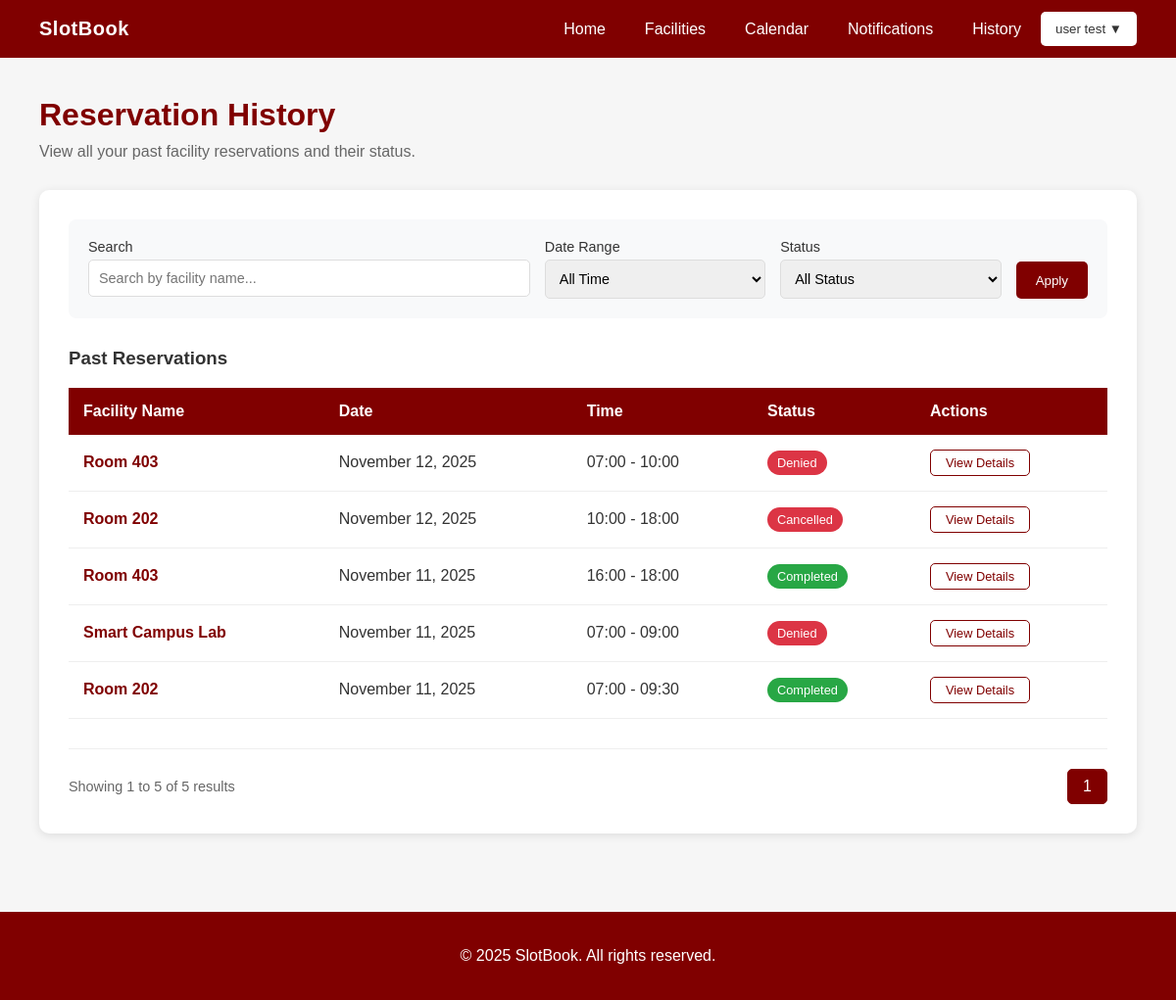
The page /slotbook/history.php (signed in) on the database its author committed.
### tables this page shows
CREATE TABLE `reservations` (
  `id` int(11) NOT NULL,
  `user_id` int(11) NOT NULL,
  `facility_id` int(11) NOT NULL,
  `date` date NOT NULL,
  `start_time` time NOT NULL,
  `end_time` time NOT NULL,
  `status` enum('pending','approved','denied','cancelled') DEFAULT 'pending',
  `cancelled_by` int(11) DEFAULT NULL,
  `cancelled_at` timestamp NULL DEFAULT NULL,
  `created_at` timestamp NOT NULL DEFAULT current_timestamp()
);

CREATE TABLE `facilities` (
  `id` int(11) NOT NULL,
  `name` varchar(200) NOT NULL,
  `building` varchar(200) NOT NULL,
  `capacity` int(11) DEFAULT 0,
  `status` enum('available','maintenance') NOT NULL DEFAULT 'available',
  `created_at` timestamp NOT NULL DEFAULT current_timestamp()
);

### slotbook/history.php (the view, shortened to what this page needs)
<?php
require_once __DIR__ . '/includes/functions.php';
$user_id = $_SESSION['user_id'];
$search = $_GET['search'] ?? '';
$date_range = $_GET['date_range'] ?? 'all';
$status_filter = $_GET['status'] ?? 'all';
$query = "
    SELECT r.*, f.name as facility_name
    FROM reservations r
    JOIN facilities f ON r.facility_id = f.id
    WHERE r.user_id = $user_id
";
$query .= " ORDER BY r.date DESC, r.created_at DESC";
$reservations = $mysqli->query($query);
$total_reservations = $reservations->num_rows;
$per_page = 6;
$total_pages = ceil($total_reservations / $per_page);
$current_page = $_GET['page'] ?? 1;
$offset = ($current_page - 1) * $per_page;
$query .= " LIMIT $offset, $per_page";
$reservations = $mysqli->query($query);
?>
<!DOCTYPE html>
<html lang="en">
<head>
    <link rel="stylesheet" href="css\history.css">
</head>
<body>
    <header>
        <div class="brand">SlotBook</div>
        <nav>
            <a href="dashboard_f.php">Home</a>
            <a href="facilities_f.php">Facilities</a>
            <a href="calendar_view.php">Calendar</a>
            <a href="notifications.php">Notifications</a>
            <a href="history.php">History</a>
            <div class="user-menu">
                <button class="user-dropdown">
                    <?= htmlspecialchars($_SESSION['full_name'] ?? 'User') ?> ▼
                </button>
            </div>
        </nav>
    </header>
    <main>
        <div class="page-header">
            <h1>Reservation History</h1>
            <p>View all your past facility reservations and their status.</p>
        </div>
        <div class="history-container">
            <form method="GET" class="filters">
                <div class="filter-group">
                    <label>Search</label>
                    <input type="text" name="search" placeholder="Search by facility name..."
                        value="<?= htmlspecialchars($search) ?>">
                </div>
                <div class="filter-group">
                    <label>Date Range</label>
                    <select name="date_range">
                        <option value="all" <?= $date_range === 'all' ? 'selected' : '' ?>>All Time</option>
                    </select>
                </div>
                <div class="filter-group">
                    <label>Status</label>
                    <select name="status">
                        <option value="all" <?= $status_filter === 'all' ? 'selected' : '' ?>>All Status</option>
                    </select>
                </div>
                <button type="submit" class="apply-btn">Apply</button>
            </form>
            <h3>Past Reservations</h3>
            <?php if ($reservations && $reservations->num_rows > 0): ?>
                <table class="reservations-table">
                    <thead>
                        <tr>
                            <th>Facility Name</th>
                            <th>Date</th>
                            <th>Time</th>
                            <th>Status</th>
                            <th>Actions</th>
                        </tr>
                    </thead>
                    <tbody>
                        <?php while ($reservation = $reservations->fetch_assoc()): ?>
                            <tr>
                                <td class="facility-name"><?= htmlspecialchars($reservation['facility_name']) ?></td>
                                <td><?= date('F j, Y', strtotime($reservation['date'])) ?></td>
                                <td><?= date('H:i', strtotime($reservation['start_time'])) ?> -
                                    <?= date('H:i', strtotime($reservation['end_time'])) ?>
                                </td>
                                <td>
                                    <?php
                                    $status_class = '';
                                    $status_text = '';
                                    switch ($reservation['status']) {
                                        case 'approved':
                                            $status_class = 'status-completed';
                                            $status_text = 'Completed';
                                            break;
                                        case 'denied':
                                            $status_class = 'status-cancelled';
                                            $status_text = 'Denied';
                                            break;
                                        case 'cancelled':
                                            $status_class = 'status-cancelled';
                                            $status_text = 'Cancelled';
                                            break;
                                    }
                                    ?>
                                    <span class="<?= $status_class ?>"><?= $status_text ?></span>
                                </td>
                                <td>
                                    <a href="reservation_details.php?id=<?= $reservation['id'] ?>" class="view-details">View
                                        Details</a>
                                </td>
                            </tr>
                        <?php endwhile; ?>
                    </tbody>
                </table>
                <div class="pagination">
                    <div class="pagination-info">
                        Showing <?= $offset + 1 ?> to <?= min($offset + $per_page, $total_reservations) ?> of
                        <?= $total_reservations ?> results
                    </div>
                    <div class="pagination-controls">
                        <?php for ($i = 1; $i <= min($total_pages, 4); $i++): ?>
                            <a href="?<?= http_build_query(array_merge($_GET, ['page' => $i])) ?>"
                                class="pagination-btn <?= $i == $current_page ? 'active' : '' ?>"><?= $i ?></a>
                        <?php endfor; ?>
                    </div>
                </div>
            <?php else: ?>
                <div class="no-reservations">
                    <p>No reservations found.</p>
                </div>
            <?php endif; ?>
        </div>
    </main>
    <footer>
        <p>© 2025 SlotBook. All rights reserved.</p>
    </footer>
</body>
</html>

### slotbook/css/history.css (style rules this page uses)
body { margin: 0; font-family: "Poppins", sans-serif; background-color: #f6f6f6; color: #333; }
header { background-color: #800000; color: #fff; display: flex; align-items: center; justify-content: space-between; padding: 12px 40px; }
header .brand { font-weight: 600; font-size: 20px; letter-spacing: 0.5px; }
nav { display: flex; align-items: center; gap: 20px; }
nav a { color: #fff; text-decoration: none; margin-left: 20px; font-weight: 500; transition: color 0.3s ease; }
.user-menu { position: relative; display: inline-block; }
.user-dropdown { background: #fff; color: #333; border: none; padding: 10px 15px; border-radius: 5px; cursor: pointer; font-weight: 500; display: flex; align-items: center; gap: 8px; transition: background 0.3s ease; }
main { padding: 40px; min-height: calc(100vh - 160px); }
.history-container { background: white; border-radius: 10px; padding: 30px; box-shadow: 0 2px 10px rgba(0, 0, 0, 0.1); margin-top: 20px; }
.page-header { margin-bottom: 30px; }
.page-header h1 { color: #800000; margin: 0 0 10px 0; }
.page-header p { color: #666; margin: 0; }
.filters { display: grid; grid-template-columns: 2fr 1fr 1fr auto; gap: 15px; margin-bottom: 30px; padding: 20px; background: #f8f9fa; border-radius: 8px; }
.filter-group { display: flex; flex-direction: column; }
.filter-group label { font-weight: 500; margin-bottom: 5px; color: #333; font-size: 0.9em; }
.filter-group input, .filter-group select { padding: 10px; border: 1px solid #ddd; border-radius: 5px; font-size: 0.9em; }
.apply-btn { background: #800000; color: white; border: none; padding: 10px 20px; border-radius: 5px; cursor: pointer; align-self: end; height: 38px; }
.reservations-table { width: 100%; border-collapse: collapse; margin-bottom: 30px; }
.reservations-table th { background: #800000; color: white; padding: 15px; text-align: left; font-weight: 600; }
.reservations-table td { padding: 15px; border-bottom: 1px solid #eee; }
.facility-name { font-weight: 600; color: #800000; }
.status-completed { background: #28a745; color: white; padding: 5px 10px; border-radius: 15px; font-size: 0.8em; display: inline-block; }
.status-cancelled { background: #dc3545; color: white; padding: 5px 10px; border-radius: 15px; font-size: 0.8em; display: inline-block; }
.view-details { background: transparent; color: #800000; border: 1px solid #800000; padding: 5px 15px; border-radius: 5px; cursor: pointer; text-decoration: none; display: inline-block; font-size: 0.8em; }
.pagination { display: flex; justify-content: space-between; align-items: center; margin-top: 30px; padding-top: 20px; border-top: 1px solid #eee; }
.pagination-info { color: #666; font-size: 0.9em; }
.pagination-controls { display: flex; gap: 10px; }
.pagination-btn { padding: 8px 15px; border: 1px solid #ddd; background: white; border-radius: 5px; cursor: pointer; text-decoration: none; color: #333; }
.pagination-btn.active { background: #800000; color: white; border-color: #800000; }
footer { background: #800000; color: white; text-align: center; padding: 20px; margin-top: 40px; }

### rows shown on the page
reservations: facility.name "Room 403", date "November 12, 2025", start_time "07:00", end_time "10:00", status "Denied"
reservations: facility.name "Room 202", date "November 12, 2025", start_time "10:00", end_time "18:00", status "Cancelled"
reservations: facility.name "Room 403", date "November 11, 2025", start_time "16:00", end_time "18:00", status "Completed"
reservations: facility.name "Smart Campus Lab", date "November 11, 2025", start_time "07:00", end_time "09:00", status "Denied"
reservations: facility.name "Room 202", date "November 11, 2025", start_time "07:00", end_time "09:30", status "Completed"

### other values the page prints
$_SESSION['full_name'] "user test"
$offset + 1 "1"
min($offset + $per_page, $total_reservations) "5"
$total_reservations "5"
